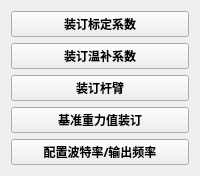
         <widget class="QWidget" name="tab_12">
          <attribute name="title">
           <string>操作2</string>
          </attribute>
          <layout class="QGridLayout" name="gridLayout_16">
           <item row="2" column="0">
            <widget class="QPushButton" name="pushButton_7">
             <property name="enabled">
              <bool>true</bool>
             </property>
             <property name="minimumSize">
              <size>
               <width>0</width>
               <height>22</height>
              </size>
             </property>
             <property name="font">
              <font>
               <family>微软雅黑</family>
               <weight>75</weight>
               <bold>true</bold>
              </font>
             </property>
             <property name="text">
              <string>装订杆臂</string>
             </property>
            </widget>
           </item>
           <item row="3" column="0">
            <widget class="QPushButton" name="pushButton_12">
             <property name="enabled">
              <bool>true</bool>
             </property>
             <property name="minimumSize">
              <size>
               <width>0</width>
               <height>22</height>
              </size>
             </property>
             <property name="font">
              <font>
               <family>微软雅黑</family>
               <weight>75</weight>
               <bold>true</bold>
              </font>
             </property>
             <property name="text">
              <string>基准重力值装订</string>
             </property>
            </widget>
           </item>
           <item row="1" column="0">
            <widget class="QPushButton" name="pushButton_6">
             <property name="enabled">
              <bool>true</bool>
             </property>
             <property name="minimumSize">
              <size>
               <width>0</width>
               <height>22</height>
              </size>
             </property>
             <property name="font">
              <font>
               <family>微软雅黑</family>
               <weight>75</weight>
               <bold>true</bold>
              </font>
             </property>
             <property name="text">
              <string>装订温补系数</string>
             </property>
            </widget>
           </item>
           <item row="0" column="0">
            <widget class="QPushButton" name="pushButton_5">
             <property name="enabled">
              <bool>true</bool>
             </property>
             <property name="minimumSize">
              <size>
               <width>0</width>
               <height>22</height>
              </size>
             </property>
             <property name="font">
              <font>
               <family>微软雅黑</family>
               <weight>75</weight>
               <bold>true</bold>
              </font>
             </property>
             <property name="text">
              <string>装订标定系数</string>
             </property>
             <property name="checkable">
              <bool>false</bool>
             </property>
             <property name="checked">
              <bool>false</bool>
             </property>
            </widget>
           </item>
           <item row="4" column="0">
            <widget class="QPushButton" name="pushButton_14">
             <property name="enabled">
              <bool>true</bool>
             </property>
             <property name="minimumSize">
              <size>
               <width>0</width>
               <height>22</height>
              </size>
             </property>
             <property name="font">
              <font>
               <family>微软雅黑</family>
               <weight>75</weight>
               <bold>true</bold>
              </font>
             </property>
             <property name="text">
              <string>配置波特率/输出频率</string>
             </property>
            </widget>
           </item>
          </layout>
         </widget>
